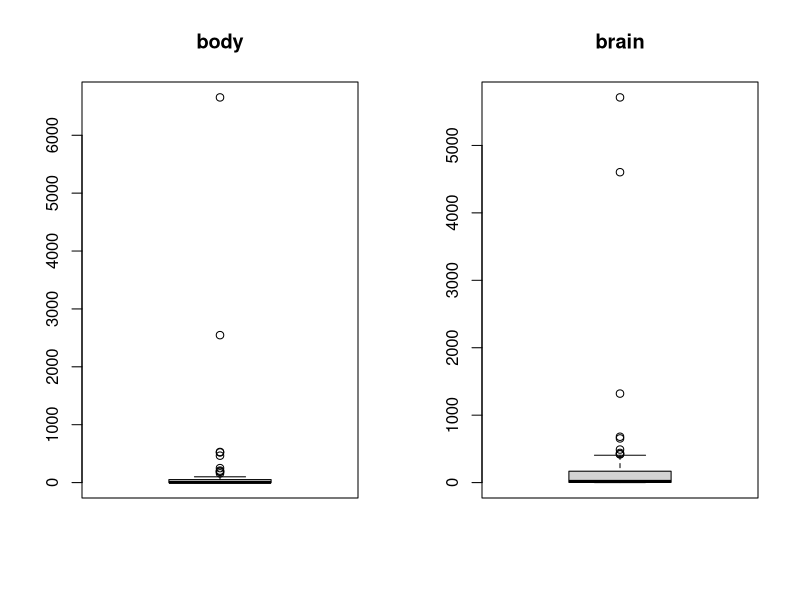
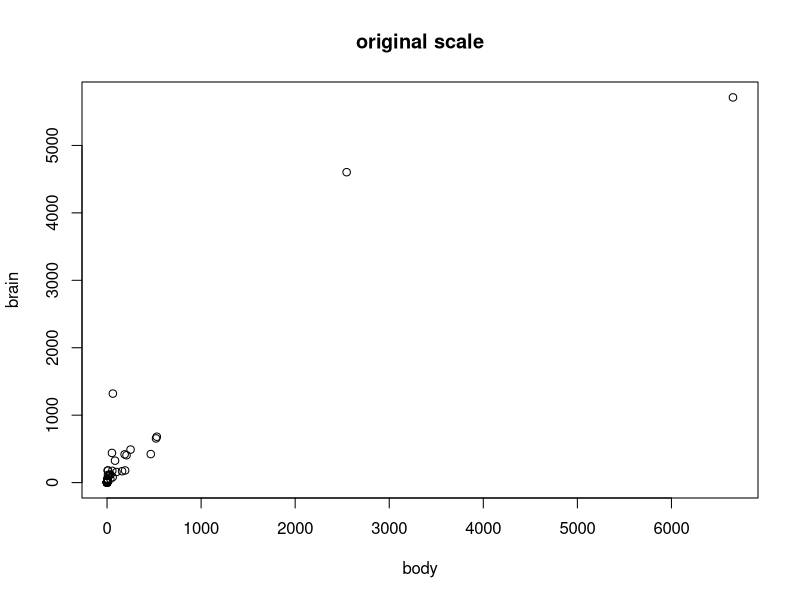
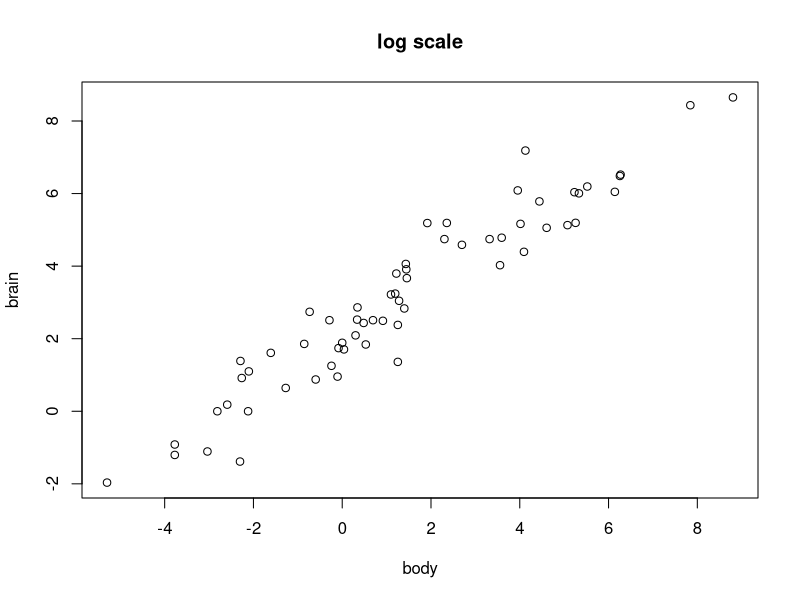
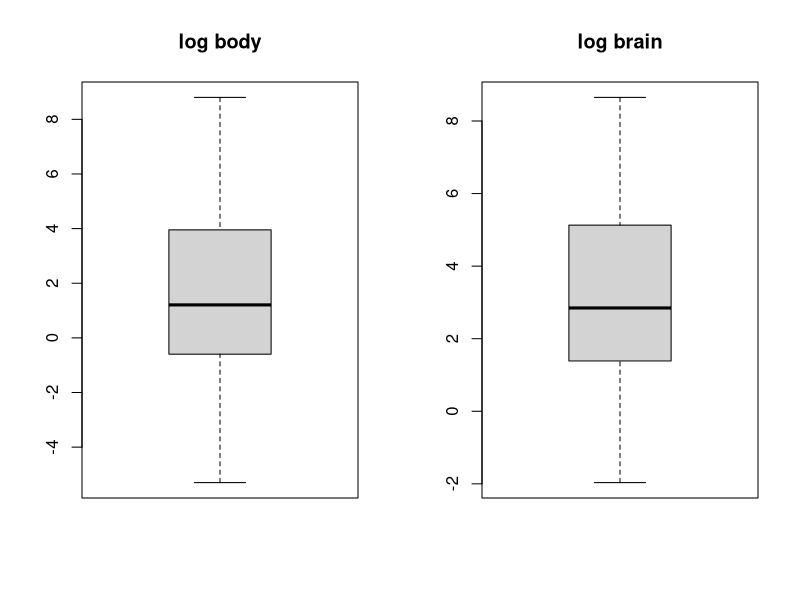
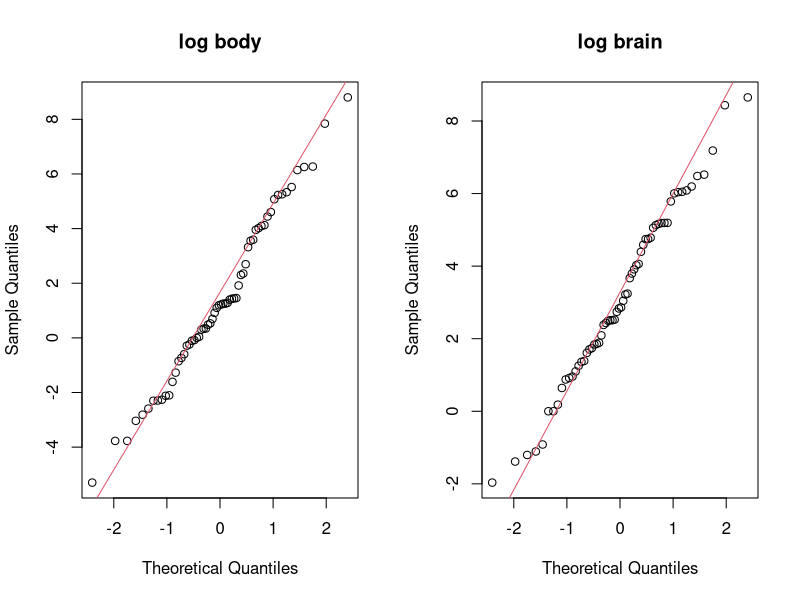
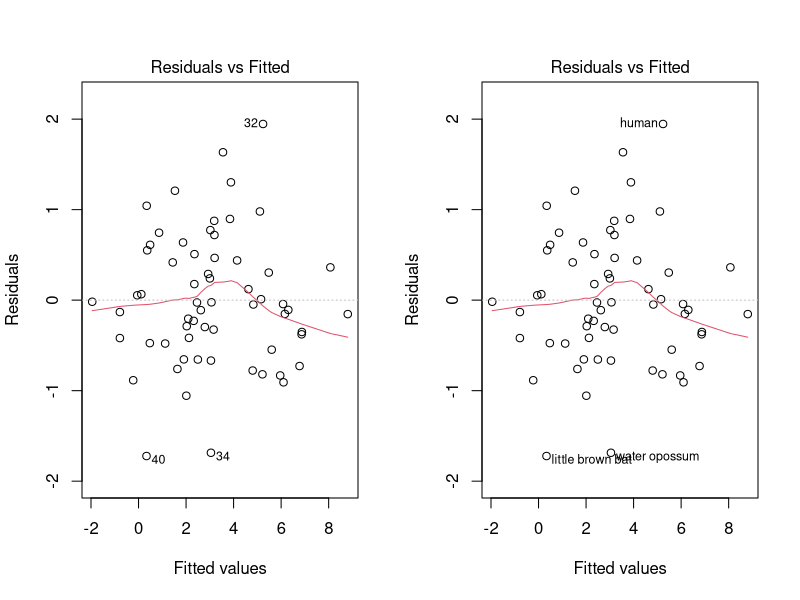
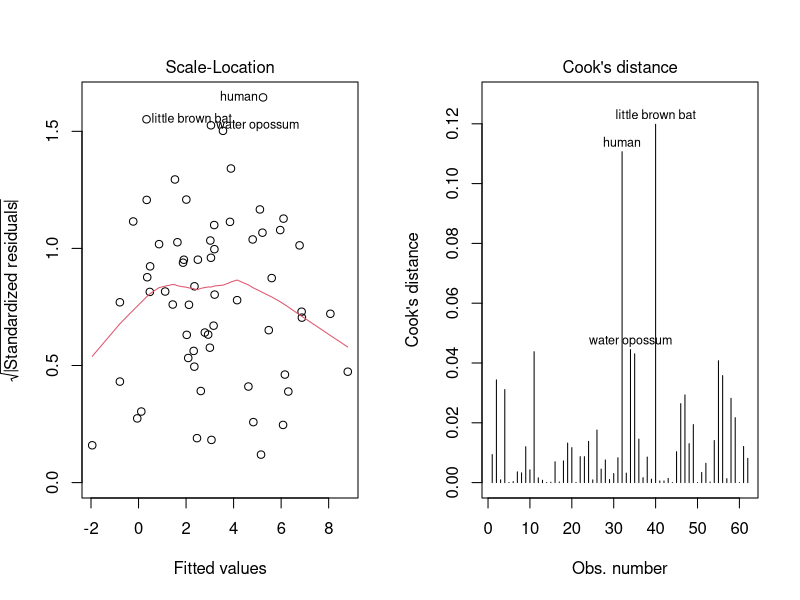

These figures' R source, in order:
brain<-read.table("brainweight.txt",header=T,sep=",")
##### dati di peso del corpo e del cervello di diverse specie animali
### vediamo come sono strutturati i dati
summary(brain)

#vediamo che esiste un'enorme variabilità sia per il peso del corpo che per la dimensione del cervello, d'altronde stiamo osservando un insieme di animali che vanno dall'elefante africano al topo 
#pdf("../images/brainbox.pdf")
par(mfrow=c(1,2))
boxplot(brain$body,main="body")
boxplot(brain$brain,main="brain")
#dev.off()
###### i grafici a dispersione
#pdf("../images/plotorig.pdf")
par(mfrow=c(1,1))
plot(brain$body,brain$brain,xlab="body",ylab="brain",main="original scale")
#dev.off()
### proviamo a trasformare entrambe le variabili su scala log
#pdf("../images/plotlog.pdf")
plot(log(brain$body),log(brain$brain),xlab="body",ylab="brain",main="log scale")
#dev.off()
#su scala log-log la relazione lineare è molto evidente
#rifacciamo anche i boxplot
#pdf("../images/brainbox_log.pdf")
par(mfrow=c(1,2))
boxplot(log(brain$body),main="log body")
boxplot(log(brain$brain),main="log brain")
#dev.off()
#### verifichiamo la normalità su scala log-log
#pdf("../images/brainqq_log.pdf")
par(mfrow=c(1,2))
qqnorm(log(brain$body),main="log body")
qqline(log(brain$body),col=2)
qqnorm(log(brain$brain),main="log brain")
qqline(log(brain$brain),col=2)
#dev.off()

### ora creiamo un dataset con i dati log 
brain.log<-brain
brain.log[,2:3]=log(brain[,2:3])
### elaboriamo il modello di regressione e verifichiamo la bontà di adattamento

yy<-lm(brain~body,data=brain.log)
### grafico dei residui
#pdf("../images/res1.pdf")
plot(yy,which=1)
#dev.off()

app<-brain.log[,c(2:3)]
row.names(app)<-as.character(brain.log[,1])
yy<-lm(brain~body,data=app)
### grafico dei residui
#pdf("../images/res2.pdf")
plot(yy,which=1)
#dev.off()
#residui standardizzati
#pdf("../images/res3.pdf")
plot(yy,which=3)
#dev.off()
### distanza di cook
#pdf("../images/cook.pdf")
plot(yy,which=4)
#dev.off()
